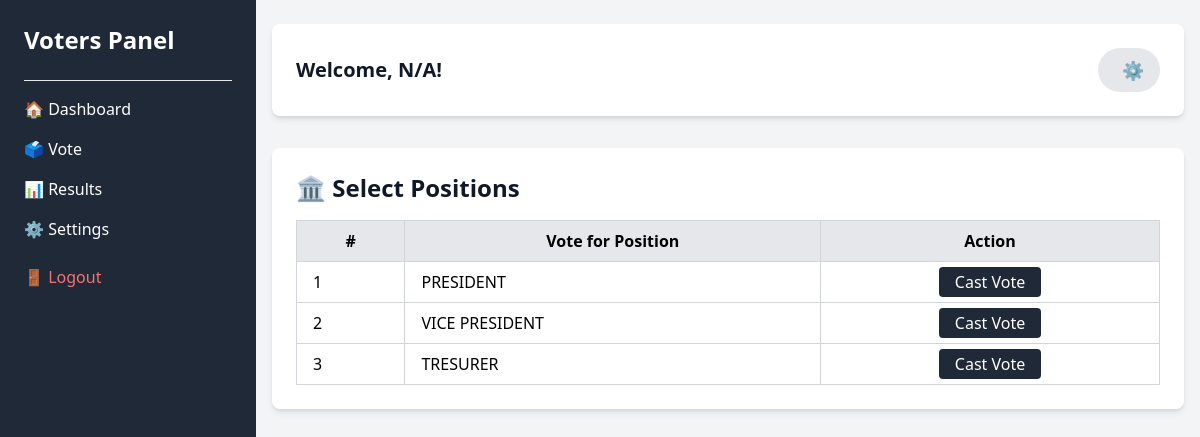
Page /v-vote/ (signed in) on the committed database.
### maaun/models.py (models this page shows, shortened)
class Position(models.Model):
    name = models.CharField(max_length=100)
    election = models.ForeignKey(Election, on_delete=models.CASCADE, related_name="positions")
    class Meta:
        unique_together = ('name', 'election')  # Prevents duplicate positions under the same election

### maaun/views.py (the view)
# urls.py: path('v-vote/', views.v_vote, name="v-vote"),
@voter_login_required
def v_vote(request):
    if "voter_id" not in request.session:
        return redirect("v-voter_dashboard")
    voter_reg_no = request.session.get("voter_reg_no", "N/A")
    candidates = Candidate.objects.all()
    positions = Position.objects.all()
    context = {
        "voter_reg_no": voter_reg_no,
        'candidates':candidates,
        'positions':positions,
    }
    return render(request, "maaun/v-vote.html", context)

### maaun/views.py (called while the page is built)
def voter_login_required(view_func):
    @wraps(view_func)
    def _wrapped_view(request, *args, **kwargs):
        if "voter_id" not in request.session:
            return redirect("my-login")
        return view_func(request, *args, **kwargs)
    return _wrapped_view

### maaun/templates/maaun/v-vote.html (shortened to what this page needs)
<!DOCTYPE html>
<html lang="en">
<head>
    <script src="https://cdn.tailwindcss.com"></script>
</head>
<body class="bg-gray-100">
    <div class="flex">
        {% include 'maaun/v-Sidebar.html' %}
        <main class="lg:ml-64 p-4 w-full">
            {% include 'maaun/v-navbar.html' %}
            <div class="mt-8 bg-white shadow-md rounded-lg p-6">
                <h2 class="text-2xl font-bold text-gray-900">🏛️ Select Positions</h2>
                <table class="w-full mt-4 border-collapse border border-gray-300">
                    <thead>
                        <tr class="bg-gray-200">
                            <th class="border border-gray-300 px-4 py-2">#</th>
                            <th class="border border-gray-300 px-4 py-2">Vote for Position</th>
                            <th class="border border-gray-300 px-4 py-2 text-center">Action</th>
                        </tr>
                    </thead>
                    <tbody>
                        {% for position in positions %}
                        <tr class="hover:bg-gray-100">
                            <td class="border border-gray-300 px-4 py-2">{{ forloop.counter }}</td>
                            <td class="border border-gray-300 px-4 py-2">{{ position.name|upper }}</td>
                            <td class="border border-gray-300 px-4 py-2 text-center">
                                <a href="{% url 'candidates-list' position.id %}" class="bg-gray-800 text-white px-4 py-1 rounded hover:bg-blue-700">
                                    Cast Vote
                                </a>
                            </td>
                        </tr>
                        {% empty %}
                        <tr>
                            <td colspan="3" class="text-gray-500 text-center py-4">No positions available.</td>
                        </tr>
                        {% endfor %}
                    </tbody>
                </table>
            </div>
        </main>
    </div>
</body>
</html>

### rows in the picture
Position: name "PRESIDENT"
Position: name "VICE PRESIDENT"
Position: name "TRESURER"

### other values in the picture
{{ voter_reg_no }} "N/A"
